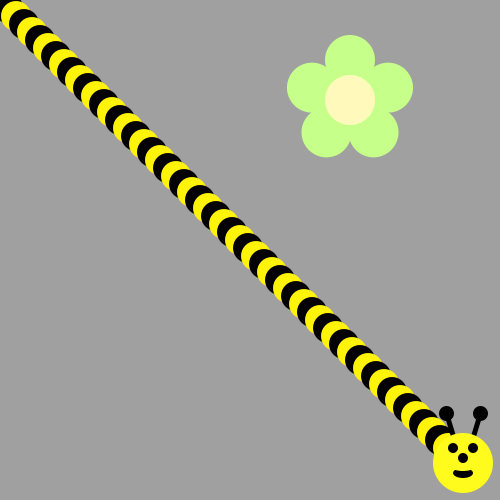
Frame 1 (no input)
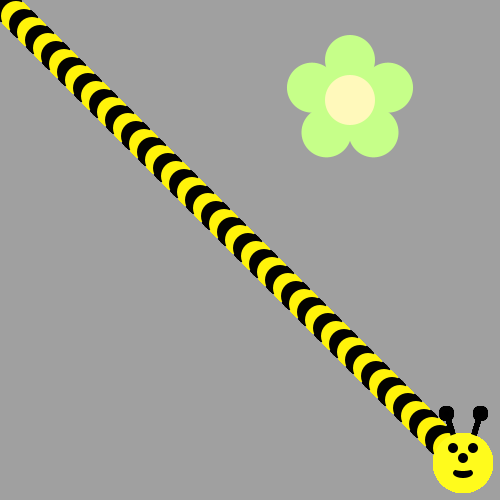
Frame 60 (the mouse pressed at the canvas centre just before this capture)
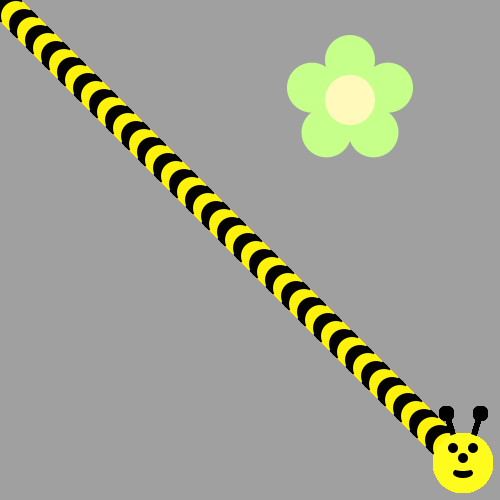
Frame 120 (the mouse held since frame 60 and released just before this capture)

The Processing sketch that drew these frames (run headless with seeded random() and noise(); from frame 60 on, the mouse is pressed at the canvas centre):

// Processing sketch: bumbles_bee
// ── bumbles_bee.pde

void setup() {
  ellipseMode(CENTER);
  size(500, 500);
  background(160, 160, 160);
  drawFlower(350, 100);
}

void draw() {

  // First run the program and you should see a flower.  


  /* Then, use a loop to make a body for the Bee! 
   (see the image on the recipe, it's a diagonal line of circles)
   Use modulo to make the colors alternate between yellow and black
   */

  for (int i = 0; i<60; i++) {
    if (i % 2 == 0) {
      fill(#FFF30A);
      ellipse(0+(i*8), 0+(i*8), 30, 30);
    }
    if ( i % 2 == 1) {
      fill(#030200);
      ellipse(0+(i*8), 0+(i*8), 30, 30);
    }
  }
  drawBeeFace(463, 463);
  /*
Now put his head on using drawBeeFace(x,y)
   */
}

/**************   Use these methods but  DON'T CHANGE THE CODE BELOW  **************/

void drawFlower(int x, int y) {
  noStroke();
  translate(x, y);
  // draw 5 petals, rotating after each one
  fill(#c6ff89);      // green
  for (int i = 0; i < 5; i++) {
    ellipse(0, -40, 50, 50);
    rotate(radians(72));
  }
  fill(#fff9bb); // light yellow
  ellipse(0, 0, 50, 50);
} 
void drawBeeFace(int BeeFaceX, int BeeFaceY) {
  noStroke();
  fill(0, 0, 0);
  stroke(1);
  strokeWeight(5);
  line(BeeFaceX-10, BeeFaceY-27, BeeFaceX-17, BeeFaceY-50);
  line(BeeFaceX+10, BeeFaceY-27, BeeFaceX+17, BeeFaceY-50);
  ellipse(BeeFaceX-17, BeeFaceY-50, 10, 10);
  ellipse(BeeFaceX+17, BeeFaceY-50, 10, 10);
  noStroke();
  fill(255, 251, 28);
  ellipse(BeeFaceX, BeeFaceY, 60, 60); // face
  fill(255, 237, 209);
  fill(0, 0, 0);
  ellipse(BeeFaceX-10, BeeFaceY-15, 10, 10); // eyes
  ellipse(BeeFaceX+10, BeeFaceY-15, 10, 10);
  ellipse(BeeFaceX, BeeFaceY-5, 10, 10); // nose
  ellipse(BeeFaceX, BeeFaceY+10, 20, 10);// mouth
  fill(255, 251, 28);
  ellipse(BeeFaceX, BeeFaceY+5, 20, 6);
}
